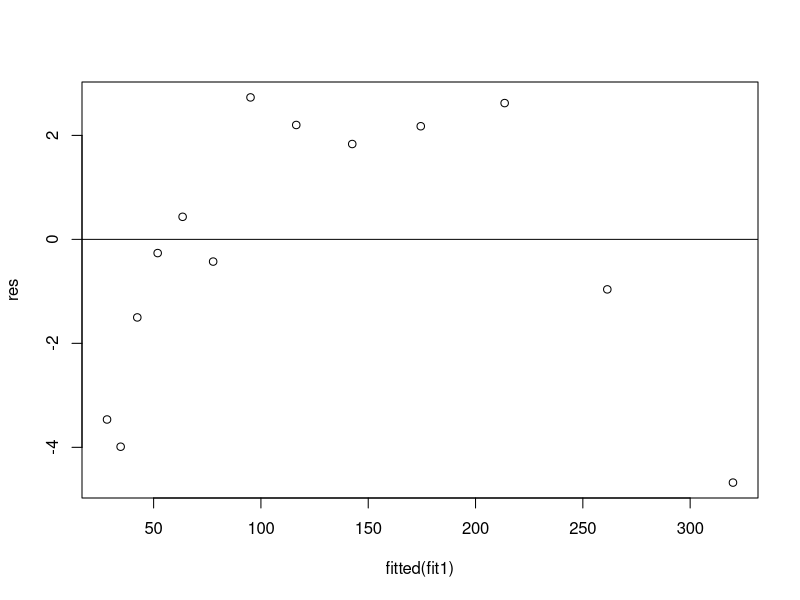
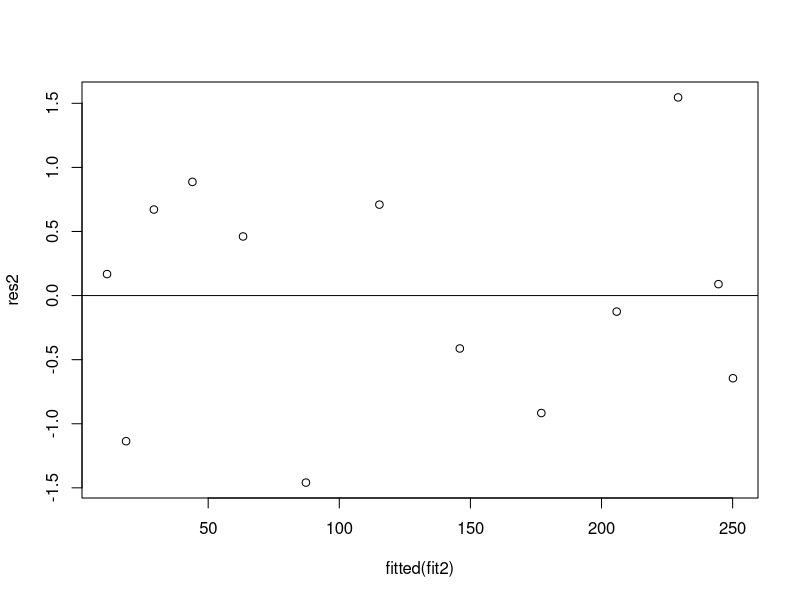
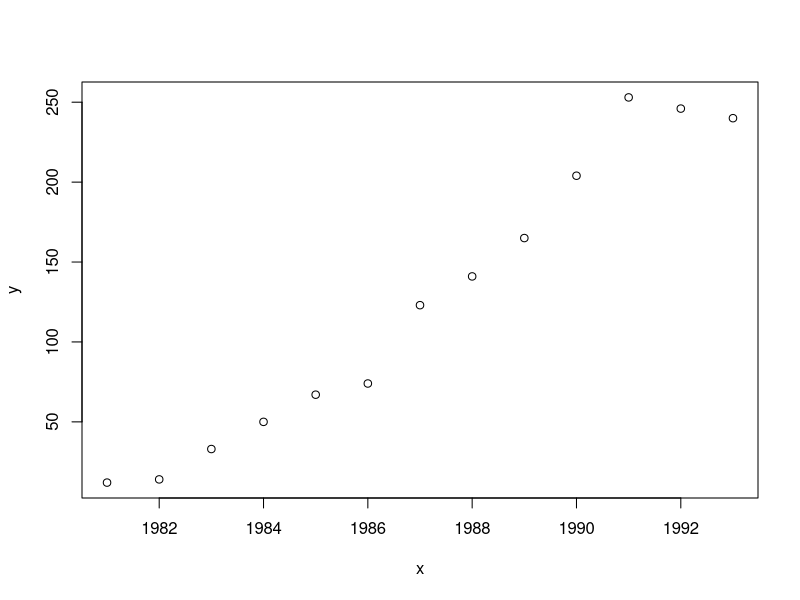
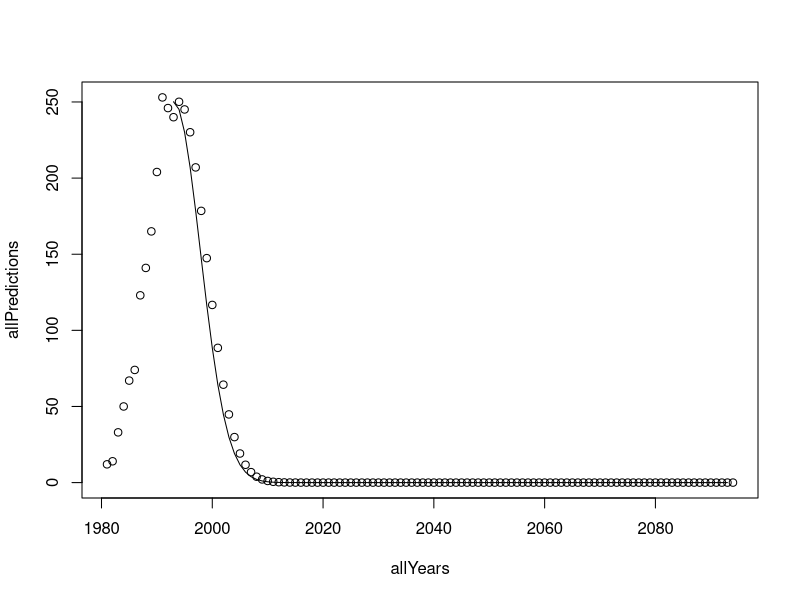
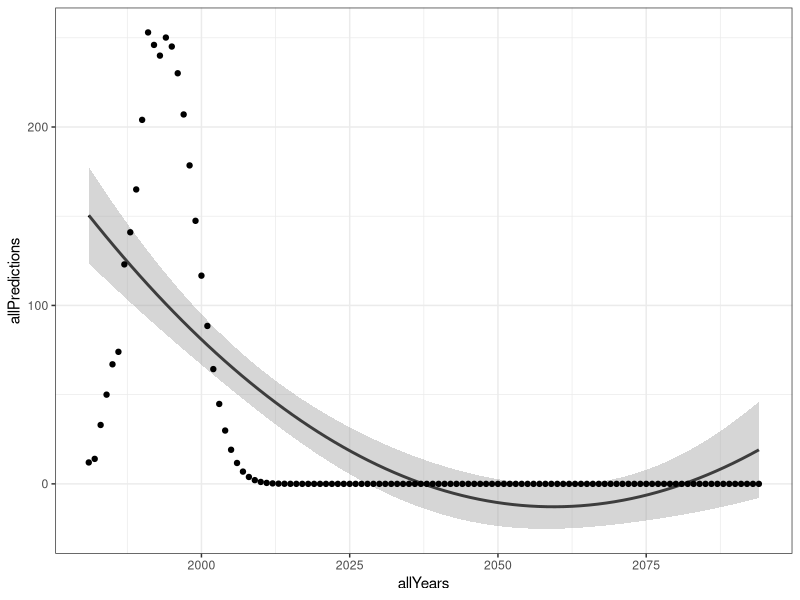
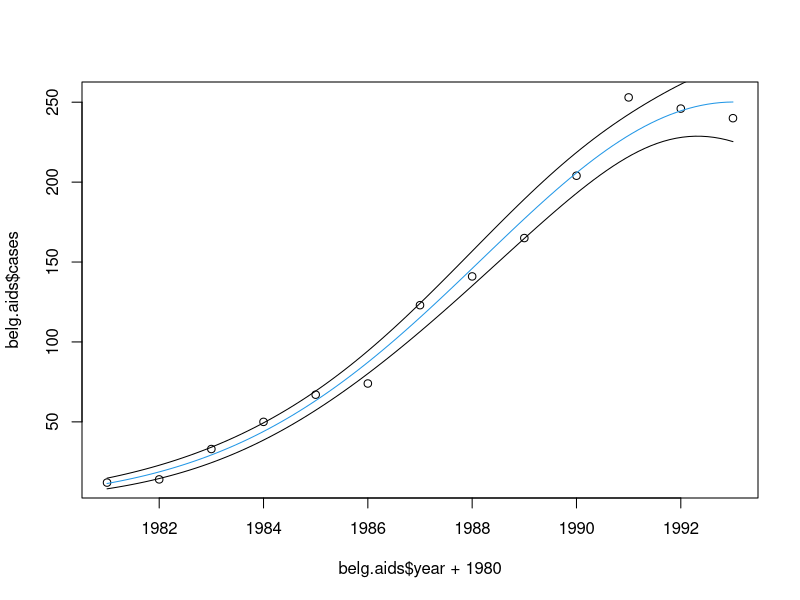

R code for these plots, in order:
x = c(1981:1993); length(x)
y = c(12, 14, 33, 50, 67, 74, 123, 141, 165, 204, 253, 246, 240); length(y)

#https://www.datascienceblog.net/post/machine-learning/interpreting_generalized_linear_models/
#https://towardsdatascience.com/diagnose-the-generalized-linear-models-66ad01128261
#https://www.theanalysisfactor.com/r-glm-model-fit/
dataMatrix = as.data.frame(matrix(c(x,y), 13,2))
fit1 = glm(y~x, family=poisson(link = "log"), data=dataMatrix)
summary(fit1)

#report model fit
#residual deviance
#aic
#plot de the residual plots for the fitted model
res = resid(fit1)
plot(fitted(fit1), res)
abline(0,0)
#como os pontos nao estao nada proximos da reta de 0 e variam muito no grafico
#isto representa que o fit do modelo nao � apropriado
#comment on model fit adequacy

##############
fit2 = glm(y~x+I(x^2), family=poisson, data = dataMatrix)
summary(fit2)
res2 = resid(fit2)
plot(fitted(fit2), res2)
abline(0,0)

anova(fit1,fit2)
#  Resid. Df Resid. Dev Df Deviance
#1        11     80.686
#2        11     81.044  0 -0.35735

#o modelo que tem menor variancia é o primeiro por isso deve ser escolhido yadda yadda
#faz melhor fit


summary(fit2)
confint(fit2)
plot(x,y)

#predicts the future values
#https://statisticsglobe.com/plot-predicted-vs-actual-values-in-r
#next 100 years

###### pequeno prazo
#allYears = c(1981:2000)
#next100years = data.frame(x=seq(1993,1999, by=1))
#newPredictions = predict(fit2, type="response", newdata = next100years)
#allPredictions = c(y, newPredictions)
#plot(allYears, allPredictions )


###### 100 anos
allYears = c(1981:2094)
next100years = data.frame(x=seq(1993,2093, by=1))
next100yearsVec = c(1994:2094)

newPredictions = predict(fit2, type="response", newdata = next100years)
allPredictions = c(y, newPredictions)
plot(allYears, allPredictions)

lines(next100years$x,newPredictions )


#allYears = allYears, allPredictions = allPredictions
dataToPlot = data.frame(allYears = allYears, allPredictions = allPredictions)
library(ggplot2)

#x =allYears, y = allPredictions
ggplot(dataToPlot, aes(x =allYears, y = allPredictions)) +
  geom_smooth(method = glm, color = "black", se = FALSE, formula = y~x+I(x^2)) +
  stat_smooth(aes(ymin = after_stat(y - 2 * se), ymax = after_stat(y + 2 * se)), geom = "ribbon", method = glm, formula = y~x+I(x^2), fill = "grey60", alpha = .4) +
  theme_bw() + geom_point()


############
###### preexisting values
###TODO ver se é para fazer isto ou prever 100 anos para a frente
#https://pdfs.semanticscholar.org/d510/26c6e9fac622eaacd79a222d73cbd7ba398e.pdf

year = seq(1,13,length=100)
belg.aids <- data.frame(cases=c(12,14,33,50,67,74,123,
                                141,165,204,253,246,240),year=1:13)
fit2Aux = glm(cases~year+I(year^2), family=poisson(link=log), data = belg.aids)
predsAux = predict(fit2Aux, newdata=data.frame(year=year), se=TRUE, type = "response")
plot(belg.aids$year+1980, belg.aids$cases)
lines(year+1980, (predsAux$fit), col=4)
lines(year+1980, (predsAux$fit+2*predsAux$se.fit), col=1)
lines(year+1980, (predsAux$fit-2*predsAux$se.fit), col=1)



